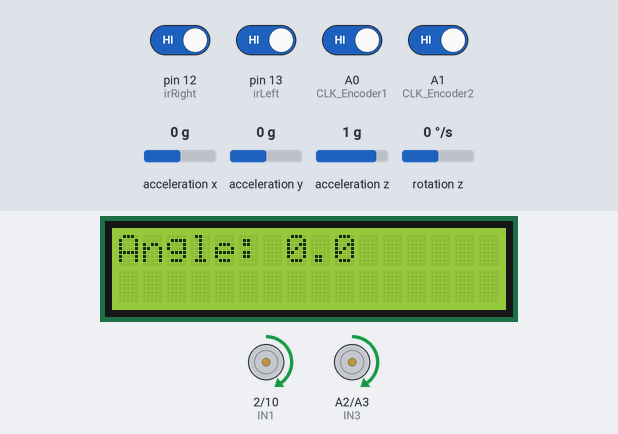
Bench run of a sketch on a simulated Arduino Uno, built with avr-gcc and run on an emulated ATmega328P. Shown: 16×2 character LCD, motor-driver pin pairs drawn as motors (green arrow = first pin HIGH = forward, orange = second pin HIGH = backward, longer = more drive, scaled by the enable pin). Wiring (inferred from the names in the program): MPU-6050 motion sensor at I2C address 0x68. The test bench sets the inputs (shaded band); at power-on: A0 (CLK_Encoder1), A1 (CLK_Encoder2), pin 12 (irRight), pin 13 (irLeft) HIGH, acceleration y 0 g, acceleration z 1 g, acceleration x 0 g, rotation z 0 °/s. At 13.2 s the program stops and its outputs stay as they are.

Above: at 2.2 s.
2.3 s: acceleration y set to -0.3 g
At 3.5 s:
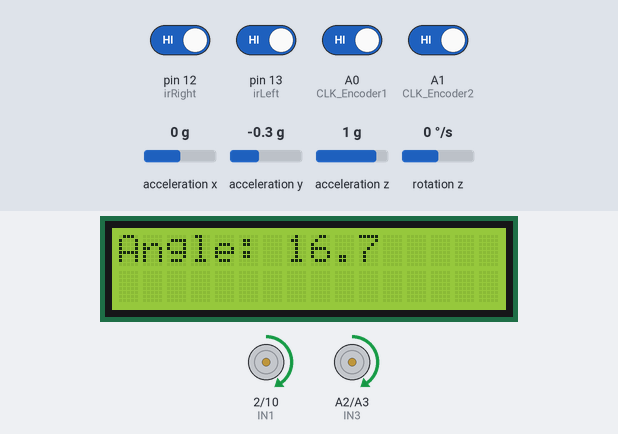
4.7 s: acceleration y set to -0.6 g
At 6.6 s:
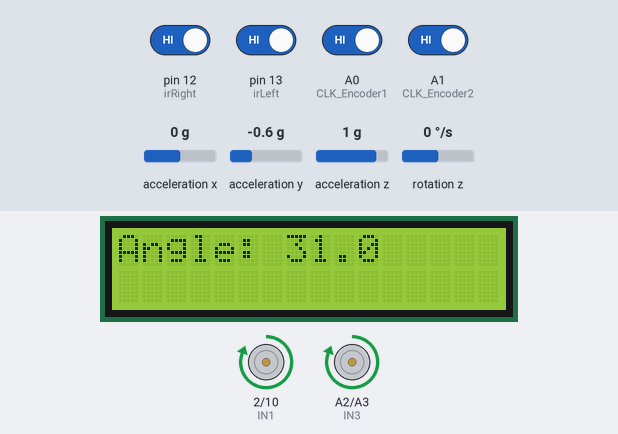
6.9 s: acceleration z set to -1.4 g
At 9.2 s:
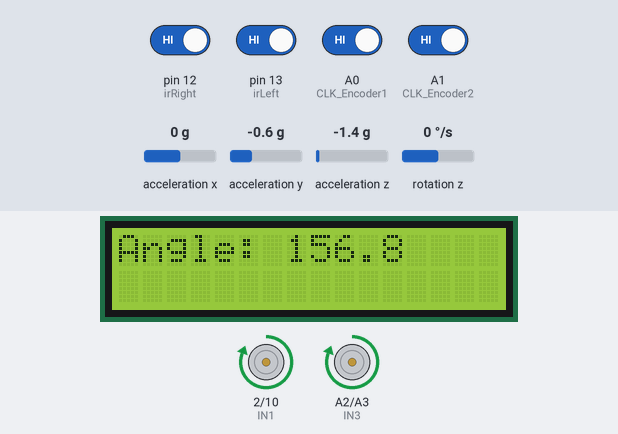
9.8 s: acceleration y set to 0 g
At 11.6 s:
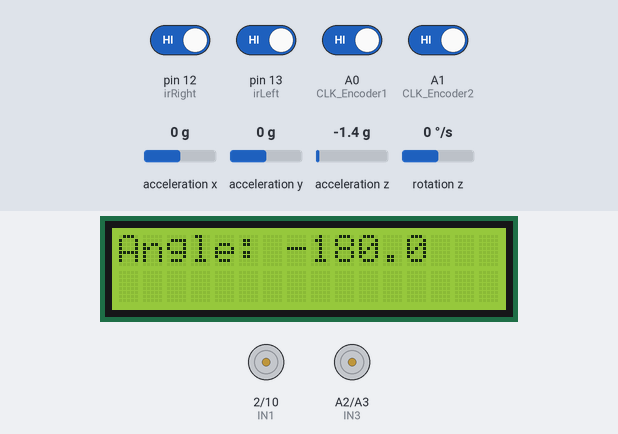
Timing chart, 0 to 14.7 s (numbered marks = the images above; inputs shaded):
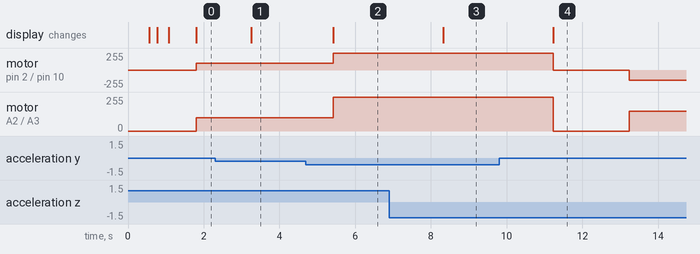

Measured:
- the behaviour switches between -0.4 and -0.5 g on acceleration y (found by bisection; images 1 and 2)
- after the input at 2.3 s, the display: changes after 0.95 s (image 1)
- after the input at 4.7 s, motor on pin 2 (IN1) / pin 10 (IN2), motor on A2 (IN3) / A3 (IN4): forward 100/255 → forward 255/255 after 0.73 s; the display: changes after 0.73 s (image 2)
- after the input at 6.9 s, the display: changes after 1.4 s (image 3)
- after the input at 9.8 s, motor on pin 2 (IN1) / pin 10 (IN2): forward 255/255 → stopped after 1.4 s, → backward 150/255 2.0 s later; motor on A2 (IN3) / A3 (IN4): forward 255/255 → stopped after 1.4 s, → forward 150/255 2.0 s later; the display: changes after 1.4 s (image 4)

The sketch:

Final_Task_1.ino
```cpp
#include <LiquidCrystal.h>
#include <Wire.h>

#define CLK_Encoder1 A0
#define CLK_Encoder2 A1

LiquidCrystal lcd(8, 9, 4, 5, 6, 7);

const int IN1 = 2;
const int IN2 = 10;
const int ENA = 3;
const int IN3 = A2;
const int IN4 = A3;
const int ENB = 11;
const int irLeft = 13;
const int irRight = 12;

const int MPU_ADDR = 0x68;

int16_t accelX, accelY, accelZ;
float accelX_scaled, accelY_scaled, accelZ_scaled;
float smoothAccelX = 0.0, smoothAccelY = 0.0, smoothAccelZ = 0.0;
float alpha = 0.9;
float GyroZ, GyroZ_scaled;
float spinAngle = 0.0;
float GyroErrorZ = 0.0;

unsigned long previousMillis = 0;
const unsigned long interval = 10;
int motorSpeed = 0;
volatile int counter_Encoder1 = 0;
volatile int counter_Encoder2 = 0;
int lastStateCLK_Encoder1;
int lastStateCLK_Encoder2;
unsigned long lastTime = 0;
volatile int lastCounter_Encoder1 = 0;
volatile int lastCounter_Encoder2 = 0;
float pulsesPerRevolution = 20.0;
float wheelCircumference = 20.15;
float distance_Encoder1 = 0.0;
float distance_Encoder2 = 0.0;
float timeInterval = 100.0;
float avgDistance;

unsigned long lastRampTime = 0;
const unsigned long rampInterval = 100;
int motorSpeedA = 0;
int motorSpeedB = 0;

unsigned long stopTime = 0;
bool carStop = false;
bool carRamp = false;
bool carStop2 = false;
bool carStop3 = false;

void setup() {
  lcd.begin(16, 2);
  lcd.print("3");
  delay(500);
  lcd.clear();
  lcd.print("2");
  delay(200);
  lcd.clear();
  lcd.print("1");
  delay(300);
  lcd.clear();
  pinMode(CLK_Encoder1, INPUT);
  pinMode(CLK_Encoder2, INPUT);
  pinMode(IN1, OUTPUT);
  pinMode(IN2, OUTPUT);
  pinMode(ENA, OUTPUT);
  pinMode(IN3, OUTPUT);
  pinMode(IN4, OUTPUT);
  pinMode(ENB, OUTPUT);
  pinMode(irLeft, INPUT);
  pinMode(irRight, INPUT);

  Wire.begin();
  Wire.beginTransmission(MPU_ADDR);
  Wire.write(0x6B);
  Wire.write(0x00);
  Wire.endTransmission();

  Wire.beginTransmission(MPU_ADDR);
  Wire.write(0x1B);
  Wire.write(0x10);
  Wire.endTransmission(true);

  Serial.begin(9600);
  analogWrite(ENA, motorSpeed);
  analogWrite(ENB, motorSpeed);
  lastStateCLK_Encoder1 = digitalRead(CLK_Encoder1);
  lastStateCLK_Encoder2 = digitalRead(CLK_Encoder2);
}

float readGyroZ() {
  Wire.beginTransmission(MPU_ADDR);
  Wire.write(0x47);
  Wire.endTransmission(false);
  Wire.requestFrom(MPU_ADDR, 2, true);
  return (Wire.read() << 8 | Wire.read()) / 131.0;
}

void calculateGyroError() {
  long sum = 0;
  const int samples = 200;
  for (int i = 0; i < samples; i++) {
    sum += (int16_t)readGyroZ() * 131;
    delay(3);
  }
  GyroErrorZ = sum / (float)samples / 131.0;
}

void readMPU6050() {
  static unsigned long lastMPUUpdate = 0;
  unsigned long currentMillis = millis();

  if (currentMillis - lastMPUUpdate >= 500) {
    lastMPUUpdate = currentMillis;
    Wire.beginTransmission(MPU_ADDR);
    Wire.write(0x3B);
    Wire.endTransmission(false);
    Wire.requestFrom(MPU_ADDR, 6, true);

    if (Wire.available() == 6) {
      accelX = Wire.read() << 8 | Wire.read();
      accelY = Wire.read() << 8 | Wire.read();
      accelZ = Wire.read() << 8 | Wire.read();
      accelX_scaled = accelX / 16384.0;
      accelY_scaled = accelY / 16384.0;
      accelZ_scaled = accelZ / 16384.0;

      smoothAccelX = alpha * smoothAccelX + (1 - alpha) * accelX_scaled;
      smoothAccelY = alpha * smoothAccelY + (1 - alpha) * accelY_scaled;
      smoothAccelZ = alpha * smoothAccelZ + (1 - alpha) * accelZ_scaled;
    }
  }
}

void stopMotor(){
  motorSpeedA = 0;
  motorSpeedB = 0;
  analogWrite(ENA, motorSpeedA);
  analogWrite(ENB, motorSpeedB);
  digitalWrite(IN1, LOW);
  digitalWrite(IN2, LOW);
  digitalWrite(IN3, LOW);
  digitalWrite(IN4, LOW);
}

void leftMotorFoward(){
  motorSpeedA = 90;
  analogWrite(ENA, motorSpeedA);
  digitalWrite(IN1, HIGH);
  digitalWrite(IN2, LOW);
}

void leftMotorBackward(){
  motorSpeedA = 255;
  analogWrite(ENA, motorSpeedA);
  digitalWrite(IN1, LOW);
  digitalWrite(IN2, HIGH);
}

void rightMotorFoward(){
  motorSpeedB = 90;
  analogWrite(ENB, motorSpeedB);
  digitalWrite(IN3, HIGH);
  digitalWrite(IN4, LOW);
}

void rightMotorBackward(){
  motorSpeedB = 255;
  analogWrite(ENB, motorSpeedB);
  digitalWrite(IN3, LOW);
  digitalWrite(IN4, HIGH);
}

void fullSpeed(){
  motorSpeedA = 255;
  motorSpeedB = 255;
  analogWrite(ENA, motorSpeedA);
  analogWrite(ENB, motorSpeedB);
  digitalWrite(IN1, HIGH);
  digitalWrite(IN2, LOW);
  digitalWrite(IN3, HIGH);
  digitalWrite(IN4, LOW);
}

float updateDistance() {
  unsigned long currentTime = millis();
  int currentStateCLK_Encoder1 = digitalRead(CLK_Encoder1);
  int currentStateCLK_Encoder2 = digitalRead(CLK_Encoder2);

  if (currentStateCLK_Encoder1 != lastStateCLK_Encoder1 && currentStateCLK_Encoder1 == HIGH) {
    counter_Encoder1++;
  }
  lastStateCLK_Encoder1 = currentStateCLK_Encoder1;

  if (currentStateCLK_Encoder2 != lastStateCLK_Encoder2 && currentStateCLK_Encoder2 == HIGH) {
    counter_Encoder2++;
  }
  lastStateCLK_Encoder2 = currentStateCLK_Encoder2;

  if (currentTime - lastTime >= timeInterval) {
    lastTime = currentTime;
    int countDifference_Encoder1 = counter_Encoder1 - lastCounter_Encoder1;
    int countDifference_Encoder2 = counter_Encoder2 - lastCounter_Encoder2;
    distance_Encoder1 += ((countDifference_Encoder1 / pulsesPerRevolution) * wheelCircumference) / 100;
    distance_Encoder2 += ((countDifference_Encoder2 / pulsesPerRevolution) * wheelCircumference) / 100;
    avgDistance = (distance_Encoder1 + distance_Encoder2) / 2.0;
    lastCounter_Encoder1 = counter_Encoder1;
    lastCounter_Encoder2 = counter_Encoder2;
  }
  return avgDistance;
}

void loop() {
  unsigned long currentMillis = millis();
  static unsigned long lastPrint = 0;
  static int isLeftDetected;
  static int isRightDetected;
  const unsigned long IRresponse = 20;

  if (currentMillis - lastPrint >= IRresponse) {
    lastPrint = currentMillis;
    readMPU6050();
    isLeftDetected = digitalRead(irLeft);
    isRightDetected = digitalRead(irRight);
  }
  float tiltAngle = (atan2(accelY_scaled, accelZ_scaled) * 180 / 3.142) * -1;
  float tiltUpThreshold = 25.0;
  float tiltDownThreshold = -15.0;
  float GyroZ_noScaled = readGyroZ();
  calculateGyroError();
  GyroZ_scaled = GyroZ_noScaled - GyroErrorZ;
  unsigned long spinTime = millis();
  static unsigned long lastUpdate = 0;
  float sec = (spinTime - lastUpdate) / 300.0;
  lastUpdate = spinTime;
  spinAngle = spinAngle + (GyroZ_scaled * sec);

  unsigned long LCDmillis = millis();
  static unsigned long lastLCDupdate = 0;
  const unsigned long LCDupdateInterval = 500;
  if (LCDmillis - lastLCDupdate >= LCDupdateInterval) {
    lastLCDupdate = LCDmillis;
    lcd.setCursor(0, 0);
    lcd.clear();
    lcd.print("Angle: ");
    lcd.print(tiltAngle, 1);
  }

  if (!carRamp) {
    motorSpeedA = 100;
    motorSpeedB = 100;
    analogWrite(ENA, motorSpeedA);
    analogWrite(ENB, motorSpeedB);
    digitalWrite(IN1, HIGH);
    digitalWrite(IN2, LOW);
    digitalWrite(IN3, HIGH);
    digitalWrite(IN4, LOW);
    if (tiltAngle > tiltUpThreshold) {
        fullSpeed();
        carStop = true;
    } else if (tiltAngle < tiltUpThreshold - 15 && carStop) {
        stopMotor();
        delay(2000);
        spinAngle = 0.0;
        while (spinAngle <= 360) {
          motorSpeedA = 150;
          motorSpeedB = 150;
          analogWrite(ENA, motorSpeedA);
          analogWrite(ENB, motorSpeedB);
          digitalWrite(IN1, LOW);
          digitalWrite(IN2, HIGH);
          digitalWrite(IN3, HIGH);
          digitalWrite(IN4, LOW);
        }
        carRamp = true;
    }
  }

  if (carRamp && !carStop2) {
      motorSpeedA = 80;
      motorSpeedB = 80;
      analogWrite(ENA, motorSpeedA);
      analogWrite(ENB, motorSpeedB);
      digitalWrite(IN1, HIGH);
      digitalWrite(IN2, LOW);
      digitalWrite(IN3, HIGH);
      digitalWrite(IN4, LOW);
    }
    if (tiltAngle < tiltDownThreshold && !carStop2) {
      stopMotor();
      delay(2000);
      carStop2 = true;
    }

  if (carRamp && carStop2) {
    updateDistance();
    Serial.println(avgDistance);
    if (!isLeftDetected && !isRightDetected) {
      stopMotor();
      return;
    }

    if (isLeftDetected) {
      leftMotorFoward();
    } else {
      leftMotorBackward();
    }

    if (isRightDetected) {
      rightMotorFoward();
    } else {
      rightMotorBackward();
    }

    if (avgDistance >= 3.30 && !carStop3) {
      stopMotor();
      delay(2000);
      carStop3 = true;
    }

    if (avgDistance >= 3.30 && carStop3) {
      if (!isLeftDetected && !isRightDetected) {
      stopMotor();
      return;
      }

      if (isLeftDetected) {
        leftMotorFoward();
      } else {
        leftMotorBackward();
      }

      if (isRightDetected) {
        rightMotorFoward();
      } else {
        rightMotorBackward();
      }
    }
  }
}
```
